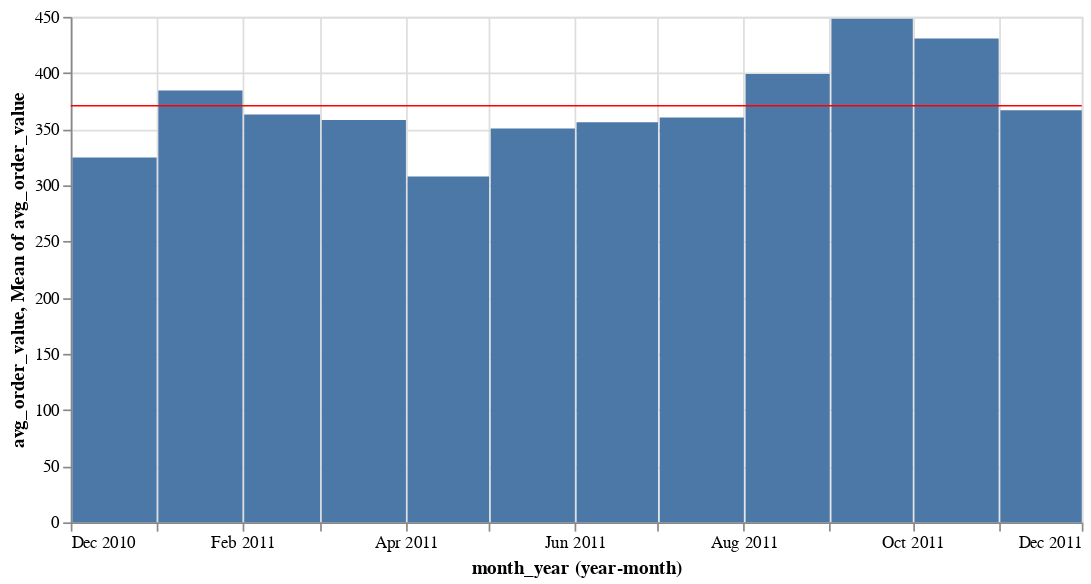

Write notebook code for a chart like this one.
### Markdown cell above
### Montly average order value (5)

### Code cell
# change data type to float32
e_commerce_monthly['avg_order_value'] = e_commerce_monthly['avg_order_value'].astype(np.float32)

# subset data for chart
monthly_avg_order_value = e_commerce_monthly[['month_year','avg_order_value']]

# altair plot
bar = alt.Chart(monthly_avg_order_value).mark_bar().encode(
    x=alt.X('month_year',timeUnit='yearmonth'),
    y='avg_order_value:Q'
)

rule = alt.Chart(monthly_avg_order_value).mark_rule(color='red').encode(
    y= 'mean(avg_order_value):Q'
)

(bar + rule).properties(width=600)

### Figure 1 — Vega-Lite specification as saved in the notebook (floating-point values rounded to 4 significant figures)
{"config": {"view": {"continuousWidth": 400, "continuousHeight": 300}}, "layer": [{"mark": "bar", "encoding": {"x": {"field": "month_year", "timeUnit": "yearmonth", "type": "temporal"}, "y": {"field": "avg_order_value", "type": "quantitative"}}}, {"mark": {"type": "rule", "color": "red"}, "encoding": {"y": {"aggregate": "mean", "field": "avg_order_value", "type": "quantitative"}}}], "data": {"name": "data-01c6f1eeea7b2ede7a5b2551400000dc"}, "width": 600, "$schema": "https://vega.github.io/schema/vega-lite/v4.17.0.json", "datasets": {"data-01c6f1eeea7b2ede7a5b2551400000dc": [{"month_year": "2010-12-01T00:00:00", "avg_order_value": 324.7}, {"month_year": "2011-01-01T00:00:00", "avg_order_value": 384.4}, {"month_year": "2011-02-01T00:00:00", "avg_order_value": 363.2}, {"month_year": "2011-03-01T00:00:00", "avg_order_value": 358.2}, {"month_year": "2011-04-01T00:00:00", "avg_order_value": 307.8}, {"month_year": "2011-05-01T00:00:00", "avg_order_value": 350.6}, {"month_year": "2011-06-01T00:00:00", "avg_order_value": 356.2}, {"month_year": "2011-07-01T00:00:00", "avg_order_value": 360.5}, {"month_year": "2011-08-01T00:00:00", "avg_order_value": 399.2}, {"month_year": "2011-09-01T00:00:00", "avg_order_value": 448.2}, {"month_year": "2011-10-01T00:00:00", "avg_order_value": 430.7}, {"month_year": "2011-11-01T00:00:00", "avg_order_value": 367.0}]}}
